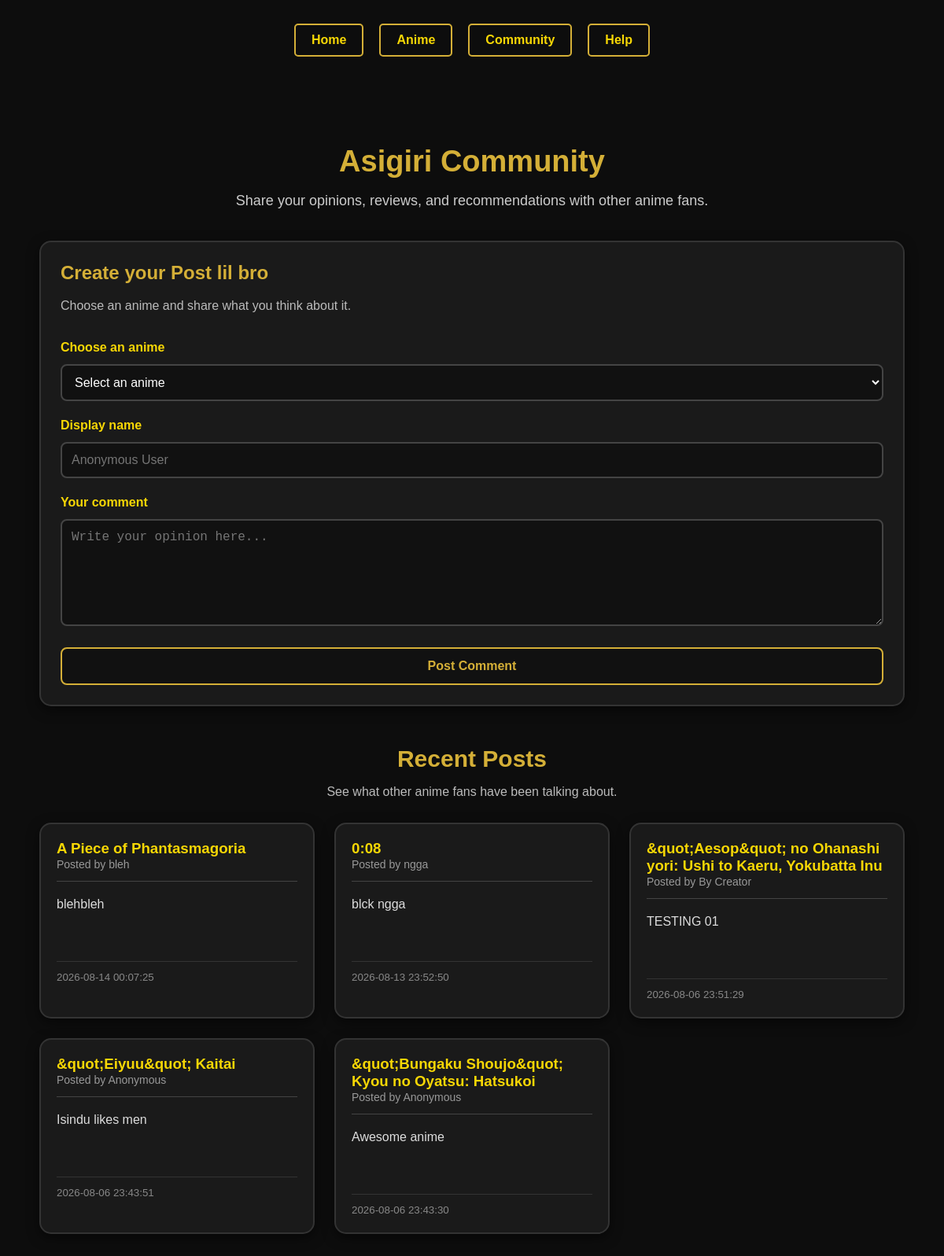
Before: /community with the older database file.
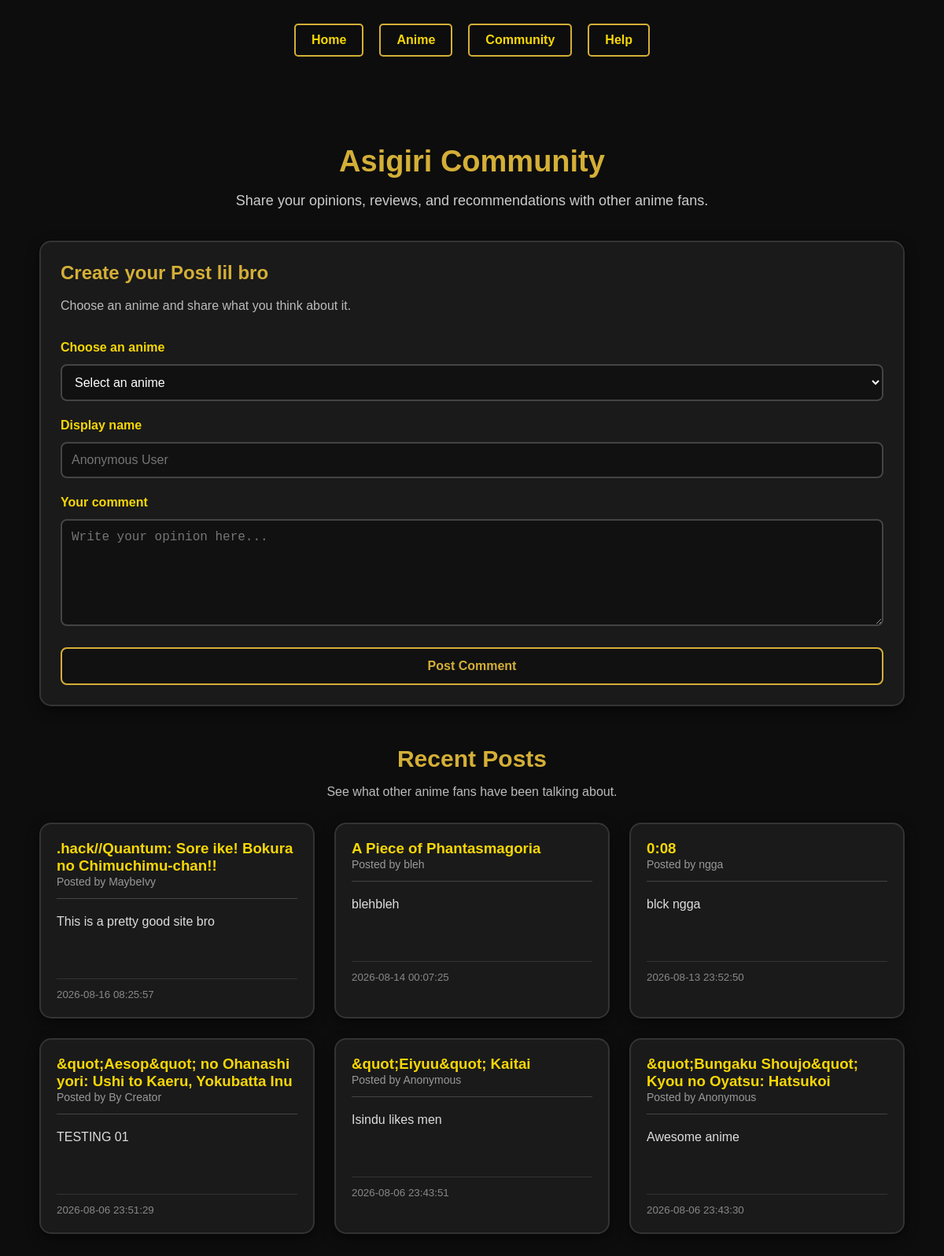
After: the same page with the newer database file.
### tables this page shows
CREATE TABLE Community_Posts (
    post_id INTEGER PRIMARY KEY AUTOINCREMENT,
    anime_name TEXT NOT NULL,
    username TEXT NOT NULL,
    message TEXT NOT NULL,
    created_at DATETIME DEFAULT CURRENT_TIMESTAMP
);

### app.py (the view, shortened to what this page needs)
@app.route("/community", methods=["GET", "POST"])
def community():
    conn = sqlite3.connect("anime rating.db")
    conn.row_factory = sqlite3.Row
    cursor = conn.cursor()
    cursor.execute(
        """
        SELECT
            anime_name,
            username,
            message,
            created_at

        FROM Community_Posts

        ORDER BY created_at DESC

        LIMIT 100
        """
    )
    posts = cursor.fetchall()
    cursor.execute(
        """
        SELECT DISTINCT name

        FROM "Anime Ratings Table set"

        WHERE name IS NOT NULL

        ORDER BY name

        LIMIT 500
        """
    )
    anime_names = cursor.fetchall()
    conn.close()
    return render_template(
        "community.html",
        posts=posts,
        anime_names=anime_names,
    )

### templates/community.html (shortened to what this page needs)
<!DOCTYPE html>
<html lang="en">
<head>
    <link
        rel="stylesheet"
        href="{{ url_for('static', filename='style.css') }}"
    >
</head>
<body>
    <header>
        <nav>
            <a href="{{ url_for('home') }}">Home</a>
            <a href="{{ url_for('anime_page') }}">Anime</a>
            <a href="{{ url_for('community') }}">Community</a>
            <a href="{{ url_for('content') }}">Help</a>
        </nav>
    </header>
    <main class="community-page">
        <section class="community-intro">
            <h1>Asigiri Community</h1>
            <p>
                Share your opinions, reviews, and recommendations
                with other anime fans.
            </p>
        </section>
        <section class="community-form-section">
            <div class="community-card form-card">
                <h2>Create your Post lil bro</h2>
                <p class="community-description">
                    Choose an anime and share what you think about it.
                </p>
                <form
                    method="POST"
                    action="{{ url_for('community') }}"
                    class="community-form"
                >
                    <label for="anime_name">
                        Choose an anime
                    </label>
                    <select
                        id="anime_name"
                        name="anime_name"
                        required
                    >
                        <option value="">
                            Select an anime
                        </option>
                    </select>
                    <label for="username">
                        Display name
                    </label>
                    <input
                        type="text"
                        id="username"
                        name="username"
                        maxlength="30"
                        placeholder="Anonymous User"
                    >
                    <label for="message">
                        Your comment
                    </label>
                    <textarea
                        id="message"
                        name="message"
                        rows="6"
                        maxlength="1000"
                        placeholder="Write your opinion here..."
                        required
                    ></textarea>
                    <button
                        type="submit"
                        class="post-button"
                    >
                        Post Comment
                    </button>
                </form>
            </div>
        </section>
        <section class="community-posts">
            <div class="community-posts-heading">
                <h2>Recent Posts</h2>
                <p>
                    See what other anime fans have been talking about.
                </p>
            </div>
            <div class="community-post-grid">
                {% if posts %}
                    {% for post in posts %}
                        <article class="community-post">
                            <div class="post-heading">
                                <div>
                                    <h3>
                                        {{ post['anime_name'] }}
                                    </h3>
                                    <span class="post-user">
                                        Posted by {{ post['username'] }}
                                    </span>
                                </div>
                            </div>
                            <div class="post-message">
                                <p>
                                    {{ post['message'] }}
                                </p>
                            </div>
                            <div class="post-footer">
                                <small>
                                    {{ post['created_at'] }}
                                </small>
                            </div>
                        </article>
                    {% endfor %}
                {% endif %}
            </div>
        </section>
    </main>
</body>
</html>

### static/style.css (style rules this page uses)
header { text-align: center; margin-top: 30px; margin-bottom: 40px; }
nav { display: flex; justify-content: center; gap: 20px; margin-top: 20px; }
nav a { text-decoration: none; color: #f7d705; font-weight: bold; padding: 10px 20px; border: 2px solid #d4af37; border-radius: 5px; transition: all 0.3s ease; }
body { margin: 0; font-family: Arial, Helvetica, sans-serif; background: #0d0d0d; color: white; }
.community-page { max-width: 1100px; margin: 0 auto; padding: 40px; }
.community-intro { text-align: center; margin-bottom: 40px; }
.community-intro h1 { color: #d4af37; font-size: 38px; margin-bottom: 10px; }
.community-intro p { color: #cccccc; font-size: 18px; }
.community-card { background: #1a1a1a; border: 2px solid #333333; border-radius: 15px; padding: 25px; box-shadow: 0 5px 15px rgba(0, 0, 0, 0.5); transition: all 0.3s ease; }
.community-form-section { margin-bottom: 50px; }
.form-card h2 { color: #d4af37; margin-top: 0; }
.community-description { color: #bbbbbb; margin-bottom: 25px; }
.community-form { display: flex; flex-direction: column; gap: 12px; }
.community-form label { color: #f7d705; font-weight: bold; margin-top: 10px; }
.community-form input, .community-form select, .community-form textarea { background: #111111; color: white; border: 2px solid #444444; border-radius: 8px; padding: 12px; font-size: 16px; outline: none; transition: all 0.3s ease; }
.community-form textarea { resize: vertical; }
.post-button { margin-top: 15px; padding: 13px 25px; background: #111111; color: #d4af37; border: 2px solid #d4af37; border-radius: 8px; font-size: 16px; font-weight: bold; cursor: pointer; transition: all 0.3s ease; }
.community-posts-heading { text-align: center; margin-bottom: 30px; }
.community-posts-heading h2 { color: #d4af37; font-size: 30px; margin-bottom: 8px; }
.community-posts-heading p { color: #bbbbbb; }
.community-post-grid { display: grid; grid-template-columns: repeat(auto-fit, minmax(300px, 1fr)); gap: 25px; }
.community-post { background: #1a1a1a; border: 2px solid #333333; border-radius: 15px; padding: 20px; box-shadow: 0 5px 15px rgba(0, 0, 0, 0.5); transition: all 0.3s ease; }
.post-heading { border-bottom: 1px solid #444444; padding-bottom: 12px; margin-bottom: 15px; }
.post-heading h3 { margin: 0; color: #f7d705; }
.post-user { color: #999999; font-size: 14px; }
.post-message { min-height: 70px; }
.post-message p { color: #dddddd; line-height: 1.6; }
.post-footer { border-top: 1px solid #333333; margin-top: 15px; padding-top: 10px; }
.post-footer small { color: #888888; }

Changed rows visible on the page:
added Community_Posts: anime_name ".hack//Quantum: Sore ike! Bokura no Chimuchimu-chan!!", username "MaybeIvy", message "This is a pretty good site bro", created_at "2026-08-16 08:25:57"
